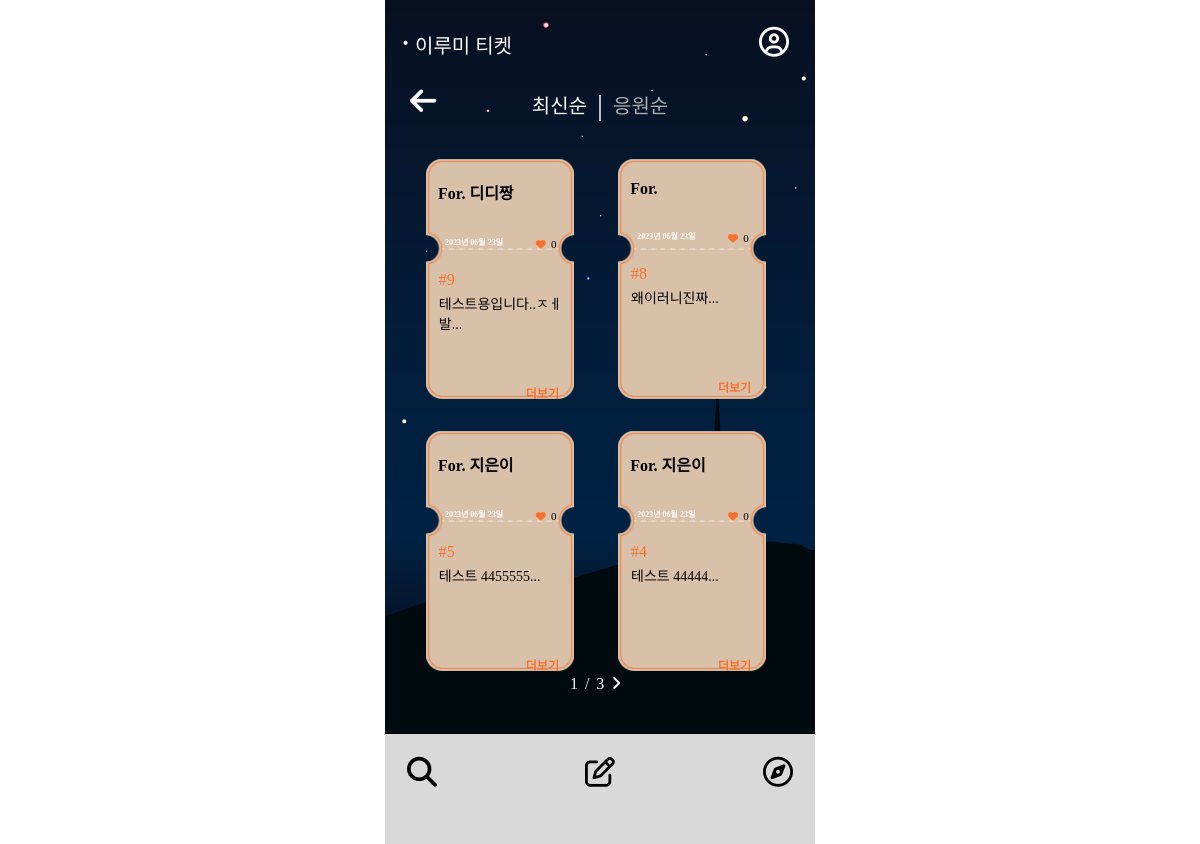
The page /ticketlistnew/ on the database as committed earlier.
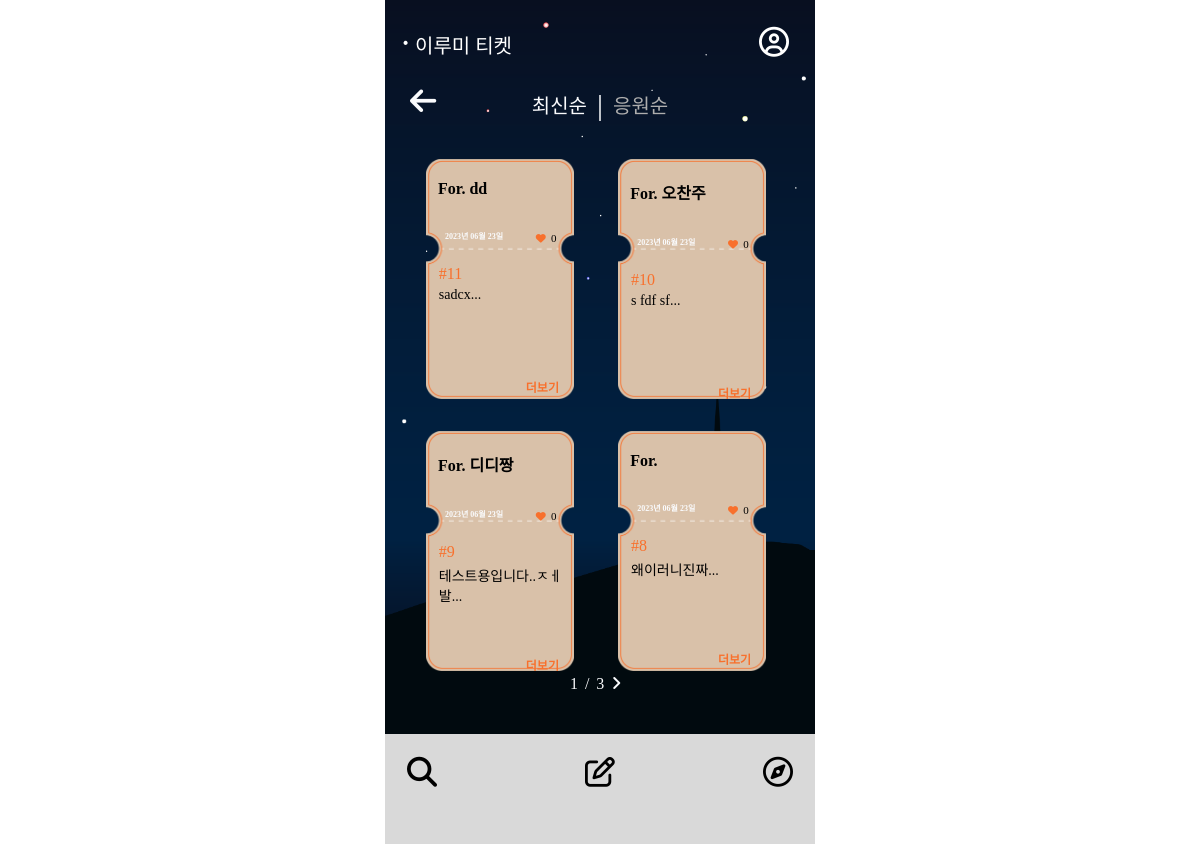
The same page on the database as committed later.
### mainpage/models.py (models this page shows, shortened)
class Ticket(models.Model):
    writer = models.ForeignKey(User, null=False, blank=False, on_delete=models.CASCADE)
    pub_date = models.DateTimeField()
    body = models.TextField()
    like = models.ManyToManyField(User, related_name='likes', blank=True)
    like_count = models.PositiveIntegerField(default=0)
    def summary(self):
        return self.body[:40]

### accounts/models.py (models this page shows)
class Profile(models.Model):
    user = models.OneToOneField(User, on_delete=models.CASCADE)
    nickname = models.TextField(max_length=10)

### mainpage/views.py (the view)
# urls.py: path('ticketlistnew/', ticketlistnew, name="ticketlistnew"),
def ticketlistnew(request):
    ticket_list = Ticket.objects.order_by('-pub_date')
    paginator = Paginator(ticket_list, 4)
    page = request.GET.get('page')
    tickets = paginator.get_page(page)
    return render(request, 'mainpage/ticketlistnew.html', {'tickets':tickets})

### mainpage/templates/mainpage/ticketlistnew.html (shortened to what this page needs)
{% extends 'base.html' %}
{% block content %}
        <head>
            <link rel="stylesheet" href="/static/css/ticketlistnew.css">
        </head>
<body>
<div class="wallpaper">
    <section class="first">
        <div class="backk">
            <a class="back" href="{% url 'mainpage:mainpage' %}"><i class="fa-solid fa-arrow-left" style="color: #FAFBFD;"></i></a>
        </div>
        <div class="buttons">
            <a class="recently" href="{% url 'mainpage:ticketlistnew' %}">최신순</a>
            <span class="stick">|</span>
            <a class="active" href="{% url 'mainpage:ticketlistpop' %}">응원순</a>
        </div>
    </section>
    <div class="container">
        <div class="card_container">
            {% for ticket in tickets %}
            <div class="card">
                <div class="card-body">
                    <h4 class="card-subtitle mb-2 text-muted card-nickname">For. {{ticket.writer.profile.nickname}}</h4>
                    <h4 class="date">{{ ticket.pub_date|date:"Y년 m월 d일" }}</h4>
                    <h4 class="like"><i class="fa-solid fa-heart" style="color: #f8702c;"></i><a class="like_count">{{ticket.like_count}}</a></h4>
                    <h4 class="number"> #{{ticket.id}} </h4>
                    <h4 class="card-text">{{ticket.summary}}... </h4>
                    <a href="{%url 'mainpage:detail' ticket.id %}" class="more">더보기</a>
                </div>
            </div>
        {% endfor %}
    </div>
        <div class="order">
            <span>{{tickets.number}}</span>
            <span class="stand">/</span>
            <span>{{tickets.paginator.num_pages}}</span>
            {%if tickets.has_next %}
            <a href="?page={{tickets.next_page_number}}"><i class="fa-solid fa-angle-right" style="color: #FAFBFD;"></i></a>
            {% endif %}
        </div>
    </div>
    <nav class="footer-container">
        <ul class="icons">
            <li><a href="{% url 'mainpage:ticketlistnew' %}"><i class="fa-solid fa-magnifying-glass" style="color: #000000;"></i></a></li>
            <li><a href="{% url 'mainpage:new' %}"><i class="fa-regular fa-pen-to-square" style="color: #000000;"></i></a></li>
            <li><a href="{% url 'qnapage:qnalistrecent' %}"><i class="fa-regular fa-compass" style="color: #000000;"></i></a></li>
        </ul>
    </nav>
</div>
</body>
{% endblock %}

Rows that differ between the two databases and show on the page:
no longer on this page (row unchanged): Ticket: writer.profile.nickname "지은이", pub_date "2023년 06월 23일", like_count "0", id "5", summary "테스트 4455555"
no longer on this page (row unchanged): Ticket: writer.profile.nickname "지은이", pub_date "2023년 06월 23일", like_count "0", id "4", summary "테스트 44444"
added Ticket: writer.profile.nickname "dd", pub_date "2023년 06월 23일", like_count "0", id "11", summary "sadcx"
added Ticket: writer.profile.nickname "오찬주", pub_date "2023년 06월 23일", like_count "0", id "10", summary "s fdf sf"
